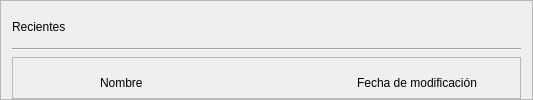
      <widget class="QFrame" name="frame_2">
       <property name="sizePolicy">
        <sizepolicy hsizetype="Preferred" vsizetype="Preferred">
         <horstretch>0</horstretch>
         <verstretch>0</verstretch>
        </sizepolicy>
       </property>
       <property name="styleSheet">
        <string notr="true"/>
       </property>
       <property name="frameShape">
        <enum>QFrame::StyledPanel</enum>
       </property>
       <property name="frameShadow">
        <enum>QFrame::Raised</enum>
       </property>
       <layout class="QVBoxLayout" name="verticalLayout_7">
        <property name="topMargin">
         <number>0</number>
        </property>
        <property name="bottomMargin">
         <number>0</number>
        </property>
        <item>
         <layout class="QHBoxLayout" name="horizontalLayout_6">
          <property name="topMargin">
           <number>10</number>
          </property>
          <item>
           <widget class="QLabel" name="label_FH_subTitle_2">
            <property name="text">
             <string>Recientes</string>
            </property>
           </widget>
          </item>
          <item>
           <spacer name="horizontalSpacer_3">
            <property name="orientation">
             <enum>Qt::Horizontal</enum>
            </property>
            <property name="sizeHint" stdset="0">
             <size>
              <width>40</width>
              <height>20</height>
             </size>
            </property>
           </spacer>
          </item>
         </layout>
        </item>
        <item>
         <widget class="Line" name="line_2">
          <property name="orientation">
           <enum>Qt::Horizontal</enum>
          </property>
         </widget>
        </item>
        <item>
         <widget class="QFrame" name="frame_card_title">
          <property name="sizePolicy">
           <sizepolicy hsizetype="Preferred" vsizetype="Fixed">
            <horstretch>0</horstretch>
            <verstretch>0</verstretch>
           </sizepolicy>
          </property>
          <property name="minimumSize">
           <size>
            <width>0</width>
            <height>0</height>
           </size>
          </property>
          <property name="maximumSize">
           <size>
            <width>16777215</width>
            <height>16777215</height>
           </size>
          </property>
          <property name="frameShape">
           <enum>QFrame::StyledPanel</enum>
          </property>
          <property name="frameShadow">
           <enum>QFrame::Raised</enum>
          </property>
          <layout class="QHBoxLayout" name="horizontalLayout_7">
           <property name="spacing">
            <number>5</number>
           </property>
           <property name="leftMargin">
            <number>20</number>
           </property>
           <property name="topMargin">
            <number>10</number>
           </property>
           <property name="rightMargin">
            <number>23</number>
           </property>
           <property name="bottomMargin">
            <number>0</number>
           </property>
           <item>
            <widget class="QLabel" name="label_img">
             <property name="sizePolicy">
              <sizepolicy hsizetype="Fixed" vsizetype="Fixed">
               <horstretch>0</horstretch>
               <verstretch>0</verstretch>
              </sizepolicy>
             </property>
             <property name="text">
              <string/>
             </property>
             <property name="pixmap">
              <pixmap>:/iconos_logo/iconos/iconos_logo/Logo_V1.svg</pixmap>
             </property>
             <property name="scaledContents">
              <bool>true</bool>
             </property>
             <property name="wordWrap">
              <bool>false</bool>
             </property>
             <property name="openExternalLinks">
              <bool>false</bool>
             </property>
            </widget>
           </item>
           <item>
            <widget class="QLabel" name="label_5">
             <property name="sizePolicy">
              <sizepolicy hsizetype="Preferred" vsizetype="Preferred">
               <horstretch>30</horstretch>
               <verstretch>30</verstretch>
              </sizepolicy>
             </property>
             <property name="minimumSize">
              <size>
               <width>30</width>
               <height>30</height>
              </size>
             </property>
             <property name="maximumSize">
              <size>
               <width>30</width>
               <height>30</height>
              </size>
             </property>
             <property name="text">
              <string/>
             </property>
             <property name="pixmap">
              <pixmap>../recursos/iconos/iconos_frame_inicio/doc_basic.svg</pixmap>
             </property>
             <property name="scaledContents">
              <bool>true</bool>
             </property>
            </widget>
           </item>
           <item>
            <layout class="QVBoxLayout" name="verticalLayout_6">
             <property name="leftMargin">
              <number>20</number>
             </property>
             <item>
              <widget class="QLabel" name="label_FH_subTitle_3">
               <property name="text">
                <string>Nombre</string>
               </property>
              </widget>
             </item>
            </layout>
           </item>
           <item>
            <spacer name="horizontalSpacer_15">
             <property name="orientation">
              <enum>Qt::Horizontal</enum>
             </property>
             <property name="sizeHint" stdset="0">
              <size>
               <width>189</width>
               <height>20</height>
              </size>
             </property>
            </spacer>
           </item>
           <item>
            <widget class="QLabel" name="label_FH_subTitle_4">
             <property name="minimumSize">
              <size>
               <width>160</width>
               <height>0</height>
              </size>
             </property>
             <property name="maximumSize">
              <size>
               <width>160</width>
               <height>16777215</height>
              </size>
             </property>
             <property name="text">
              <string>Fecha de modificación</string>
             </property>
             <property name="alignment">
              <set>Qt::AlignCenter</set>
             </property>
            </widget>
           </item>
          </layout>
         </widget>
        </item>
       </layout>
      </widget>
